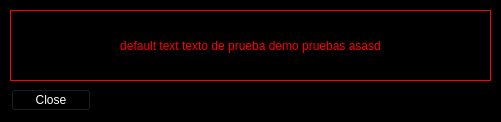
<?xml version="1.0" encoding="UTF-8"?>
<ui version="4.0">
 <class>ErrorDialog</class>
 <widget class="QDialog" name="ErrorDialog">
  <property name="geometry">
   <rect>
    <x>0</x>
    <y>0</y>
    <width>501</width>
    <height>122</height>
   </rect>
  </property>
  <property name="palette">
   <palette>
    <active>
     <colorrole role="WindowText">
      <brush brushstyle="SolidPattern">
       <color alpha="255">
        <red>255</red>
        <green>255</green>
        <blue>255</blue>
       </color>
      </brush>
     </colorrole>
     <colorrole role="Text">
      <brush brushstyle="SolidPattern">
       <color alpha="255">
        <red>255</red>
        <green>255</green>
        <blue>255</blue>
       </color>
      </brush>
     </colorrole>
     <colorrole role="Base">
      <brush brushstyle="SolidPattern">
       <color alpha="255">
        <red>255</red>
        <green>255</green>
        <blue>255</blue>
       </color>
      </brush>
     </colorrole>
     <colorrole role="Window">
      <brush brushstyle="SolidPattern">
       <color alpha="255">
        <red>0</red>
        <green>0</green>
        <blue>0</blue>
       </color>
      </brush>
     </colorrole>
     <colorrole role="Highlight">
      <brush brushstyle="SolidPattern">
       <color alpha="255">
        <red>0</red>
        <green>0</green>
        <blue>0</blue>
       </color>
      </brush>
     </colorrole>
     <colorrole role="HighlightedText">
      <brush brushstyle="SolidPattern">
       <color alpha="255">
        <red>0</red>
        <green>255</green>
        <blue>0</blue>
       </color>
      </brush>
     </colorrole>
    </active>
    <inactive>
     <colorrole role="WindowText">
      <brush brushstyle="SolidPattern">
       <color alpha="255">
        <red>255</red>
        <green>255</green>
        <blue>255</blue>
       </color>
      </brush>
     </colorrole>
     <colorrole role="Text">
      <brush brushstyle="SolidPattern">
       <color alpha="255">
        <red>255</red>
        <green>255</green>
        <blue>255</blue>
       </color>
      </brush>
     </colorrole>
     <colorrole role="Base">
      <brush brushstyle="SolidPattern">
       <color alpha="255">
        <red>255</red>
        <green>255</green>
        <blue>255</blue>
       </color>
      </brush>
     </colorrole>
     <colorrole role="Window">
      <brush brushstyle="SolidPattern">
       <color alpha="255">
        <red>0</red>
        <green>0</green>
        <blue>0</blue>
       </color>
      </brush>
     </colorrole>
     <colorrole role="Highlight">
      <brush brushstyle="SolidPattern">
       <color alpha="255">
        <red>0</red>
        <green>0</green>
        <blue>0</blue>
       </color>
      </brush>
     </colorrole>
     <colorrole role="HighlightedText">
      <brush brushstyle="SolidPattern">
       <color alpha="255">
        <red>0</red>
        <green>255</green>
        <blue>0</blue>
       </color>
      </brush>
     </colorrole>
    </inactive>
    <disabled>
     <colorrole role="WindowText">
      <brush brushstyle="SolidPattern">
       <color alpha="255">
        <red>190</red>
        <green>190</green>
        <blue>190</blue>
       </color>
      </brush>
     </colorrole>
     <colorrole role="Text">
      <brush brushstyle="SolidPattern">
       <color alpha="255">
        <red>190</red>
        <green>190</green>
        <blue>190</blue>
       </color>
      </brush>
     </colorrole>
     <colorrole role="Base">
      <brush brushstyle="SolidPattern">
       <color alpha="255">
        <red>0</red>
        <green>0</green>
        <blue>0</blue>
       </color>
      </brush>
     </colorrole>
     <colorrole role="Window">
      <brush brushstyle="SolidPattern">
       <color alpha="255">
        <red>0</red>
        <green>0</green>
        <blue>0</blue>
       </color>
      </brush>
     </colorrole>
     <colorrole role="Highlight">
      <brush brushstyle="SolidPattern">
       <color alpha="255">
        <red>145</red>
        <green>145</green>
        <blue>145</blue>
       </color>
      </brush>
     </colorrole>
     <colorrole role="HighlightedText">
      <brush brushstyle="SolidPattern">
       <color alpha="255">
        <red>0</red>
        <green>255</green>
        <blue>0</blue>
       </color>
      </brush>
     </colorrole>
    </disabled>
   </palette>
  </property>
  <property name="windowTitle">
   <string>[!] Error</string>
  </property>
  <property name="windowIcon">
   <iconset>
    <normaloff>Images/3-tomoe.ico</normaloff>Images/3-tomoe.ico</iconset>
  </property>
  <widget class="QDialogButtonBox" name="buttonCLOSE">
   <property name="geometry">
    <rect>
     <x>10</x>
     <y>80</y>
     <width>81</width>
     <height>41</height>
    </rect>
   </property>
   <property name="palette">
    <palette>
     <active>
      <colorrole role="Button">
       <brush brushstyle="SolidPattern">
        <color alpha="255">
         <red>0</red>
         <green>0</green>
         <blue>0</blue>
        </color>
       </brush>
      </colorrole>
      <colorrole role="ButtonText">
       <brush brushstyle="SolidPattern">
        <color alpha="255">
         <red>255</red>
         <green>255</green>
         <blue>255</blue>
        </color>
       </brush>
      </colorrole>
      <colorrole role="Base">
       <brush brushstyle="SolidPattern">
        <color alpha="255">
         <red>0</red>
         <green>0</green>
         <blue>0</blue>
        </color>
       </brush>
      </colorrole>
     </active>
     <inactive>
      <colorrole role="Button">
       <brush brushstyle="SolidPattern">
        <color alpha="255">
         <red>0</red>
         <green>0</green>
         <blue>0</blue>
        </color>
       </brush>
      </colorrole>
      <colorrole role="ButtonText">
       <brush brushstyle="SolidPattern">
        <color alpha="255">
         <red>255</red>
         <green>255</green>
         <blue>255</blue>
        </color>
       </brush>
      </colorrole>
      <colorrole role="Base">
       <brush brushstyle="SolidPattern">
        <color alpha="255">
         <red>0</red>
         <green>0</green>
         <blue>0</blue>
        </color>
       </brush>
      </colorrole>
     </inactive>
     <disabled>
      <colorrole role="Button">
       <brush brushstyle="SolidPattern">
        <color alpha="255">
         <red>0</red>
         <green>0</green>
         <blue>0</blue>
        </color>
       </brush>
      </colorrole>
      <colorrole role="ButtonText">
       <brush brushstyle="SolidPattern">
        <color alpha="255">
         <red>190</red>
         <green>190</green>
         <blue>190</blue>
        </color>
       </brush>
      </colorrole>
      <colorrole role="Base">
       <brush brushstyle="SolidPattern">
        <color alpha="255">
         <red>0</red>
         <green>0</green>
         <blue>0</blue>
        </color>
       </brush>
      </colorrole>
     </disabled>
    </palette>
   </property>
   <property name="orientation">
    <enum>Qt::Horizontal</enum>
   </property>
   <property name="standardButtons">
    <set>QDialogButtonBox::Close</set>
   </property>
   <property name="centerButtons">
    <bool>false</bool>
   </property>
  </widget>
  <widget class="QLabel" name="labelERROR">
   <property name="geometry">
    <rect>
     <x>10</x>
     <y>10</y>
     <width>481</width>
     <height>71</height>
    </rect>
   </property>
   <property name="palette">
    <palette>
     <active>
      <colorrole role="WindowText">
       <brush brushstyle="SolidPattern">
        <color alpha="255">
         <red>255</red>
         <green>0</green>
         <blue>0</blue>
        </color>
       </brush>
      </colorrole>
      <colorrole role="Text">
       <brush brushstyle="SolidPattern">
        <color alpha="255">
         <red>255</red>
         <green>0</green>
         <blue>0</blue>
        </color>
       </brush>
      </colorrole>
      <colorrole role="BrightText">
       <brush brushstyle="SolidPattern">
        <color alpha="255">
         <red>255</red>
         <green>0</green>
         <blue>0</blue>
        </color>
       </brush>
      </colorrole>
      <colorrole role="ButtonText">
       <brush brushstyle="SolidPattern">
        <color alpha="255">
         <red>255</red>
         <green>0</green>
         <blue>0</blue>
        </color>
       </brush>
      </colorrole>
     </active>
     <inactive>
      <colorrole role="WindowText">
       <brush brushstyle="SolidPattern">
        <color alpha="255">
         <red>255</red>
         <green>0</green>
         <blue>0</blue>
        </color>
       </brush>
      </colorrole>
      <colorrole role="Text">
       <brush brushstyle="SolidPattern">
        <color alpha="255">
         <red>255</red>
         <green>0</green>
         <blue>0</blue>
        </color>
       </brush>
      </colorrole>
      <colorrole role="BrightText">
       <brush brushstyle="SolidPattern">
        <color alpha="255">
         <red>255</red>
         <green>0</green>
         <blue>0</blue>
        </color>
       </brush>
      </colorrole>
      <colorrole role="ButtonText">
       <brush brushstyle="SolidPattern">
        <color alpha="255">
         <red>255</red>
         <green>0</green>
         <blue>0</blue>
        </color>
       </brush>
      </colorrole>
     </inactive>
     <disabled>
      <colorrole role="WindowText">
       <brush brushstyle="SolidPattern">
        <color alpha="255">
         <red>255</red>
         <green>0</green>
         <blue>0</blue>
        </color>
       </brush>
      </colorrole>
      <colorrole role="Text">
       <brush brushstyle="SolidPattern">
        <color alpha="255">
         <red>255</red>
         <green>0</green>
         <blue>0</blue>
        </color>
       </brush>
      </colorrole>
      <colorrole role="BrightText">
       <brush brushstyle="SolidPattern">
        <color alpha="255">
         <red>255</red>
         <green>0</green>
         <blue>0</blue>
        </color>
       </brush>
      </colorrole>
      <colorrole role="ButtonText">
       <brush brushstyle="SolidPattern">
        <color alpha="255">
         <red>255</red>
         <green>0</green>
         <blue>0</blue>
        </color>
       </brush>
      </colorrole>
     </disabled>
    </palette>
   </property>
   <property name="font">
    <font>
     <pointsize>9</pointsize>
    </font>
   </property>
   <property name="styleSheet">
    <string notr="true">color: rgb(255, 0, 0);</string>
   </property>
   <property name="frameShape">
    <enum>QFrame::Box</enum>
   </property>
   <property name="frameShadow">
    <enum>QFrame::Plain</enum>
   </property>
   <property name="text">
    <string>default text texto de prueba demo pruebas asasd</string>
   </property>
   <property name="alignment">
    <set>Qt::AlignCenter</set>
   </property>
   <property name="wordWrap">
    <bool>true</bool>
   </property>
   <property name="margin">
    <number>0</number>
   </property>
   <property name="indent">
    <number>-1</number>
   </property>
  </widget>
 </widget>
 <resources/>
 <connections>
  <connection>
   <sender>buttonCLOSE</sender>
   <signal>accepted()</signal>
   <receiver>ErrorDialog</receiver>
   <slot>accept()</slot>
   <hints>
    <hint type="sourcelabel">
     <x>248</x>
     <y>254</y>
    </hint>
    <hint type="destinationlabel">
     <x>157</x>
     <y>274</y>
    </hint>
   </hints>
  </connection>
  <connection>
   <sender>buttonCLOSE</sender>
   <signal>rejected()</signal>
   <receiver>ErrorDialog</receiver>
   <slot>reject()</slot>
   <hints>
    <hint type="sourcelabel">
     <x>316</x>
     <y>260</y>
    </hint>
    <hint type="destinationlabel">
     <x>286</x>
     <y>274</y>
    </hint>
   </hints>
  </connection>
 </connections>
</ui>
